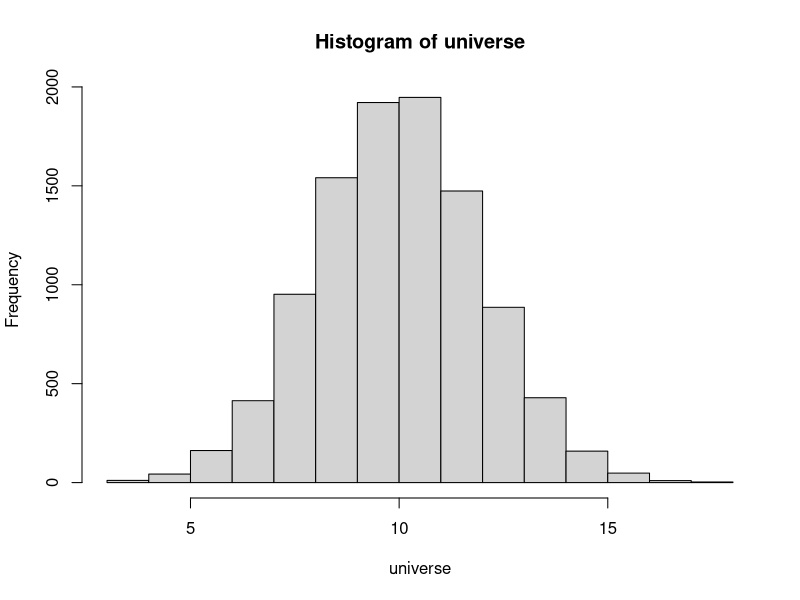
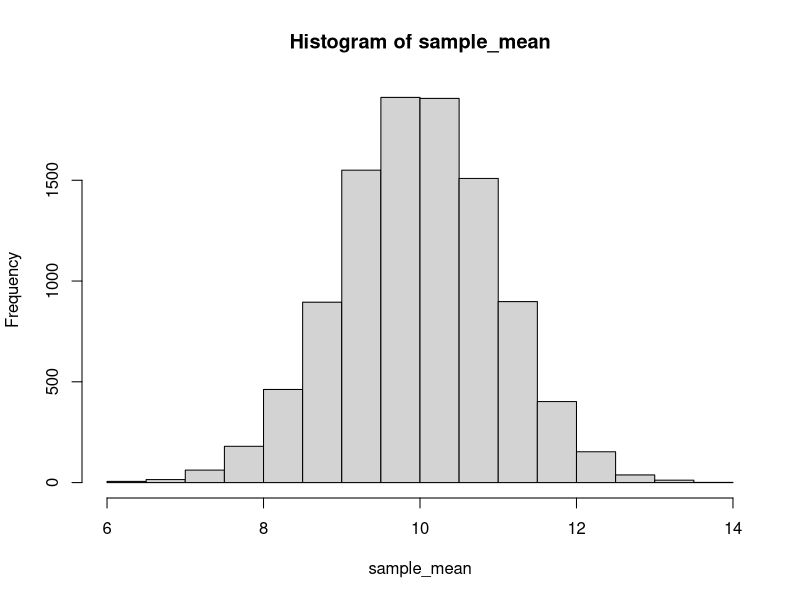
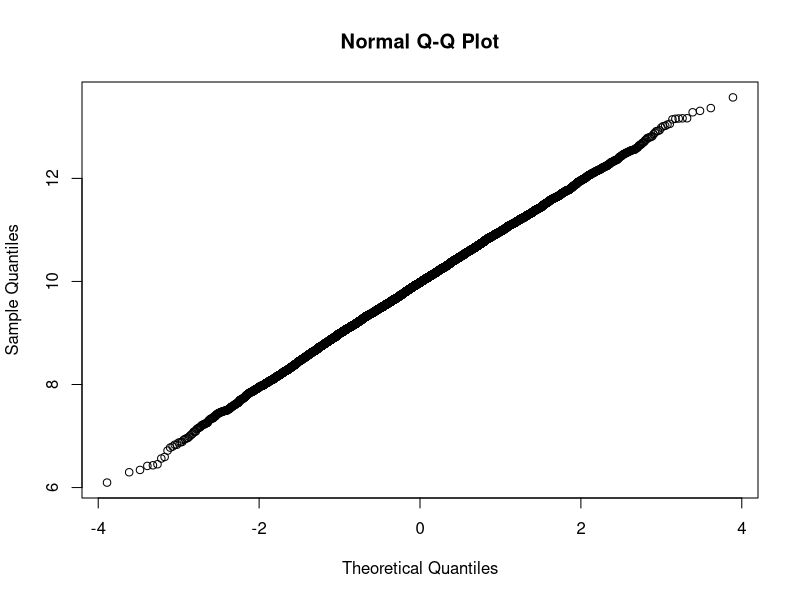
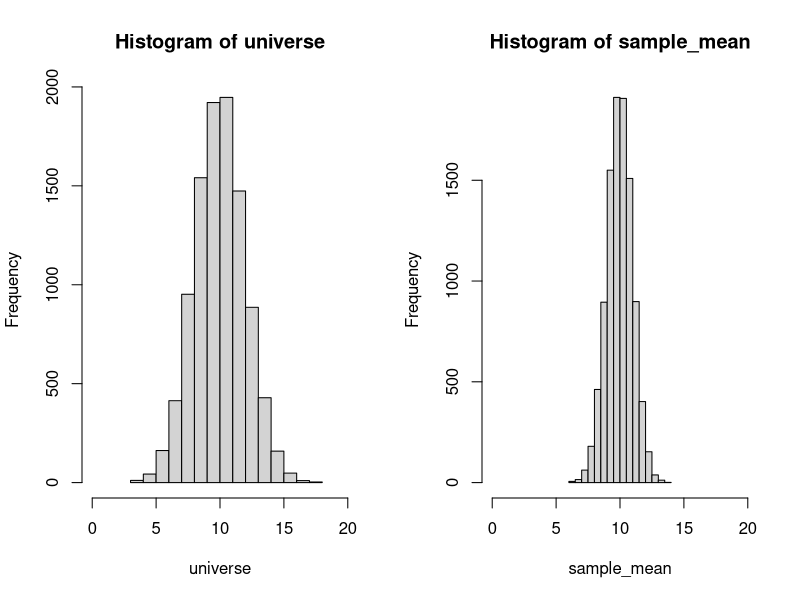
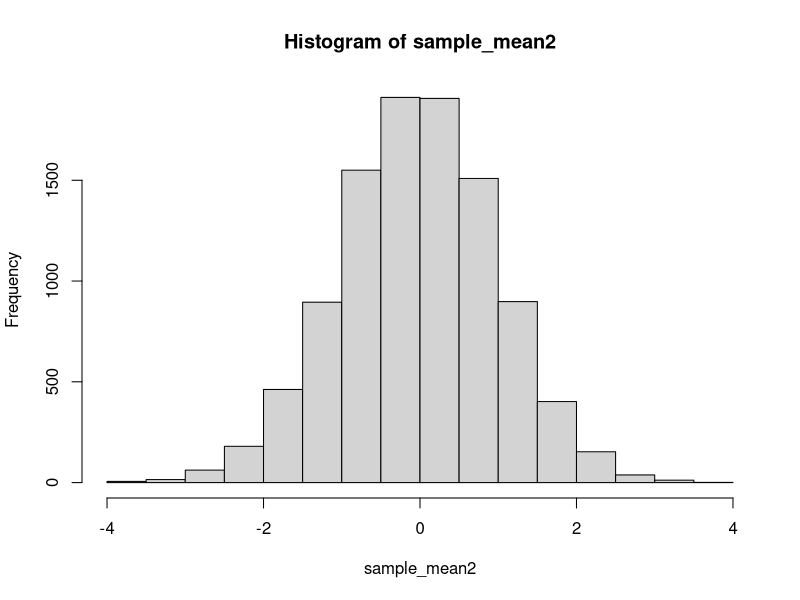
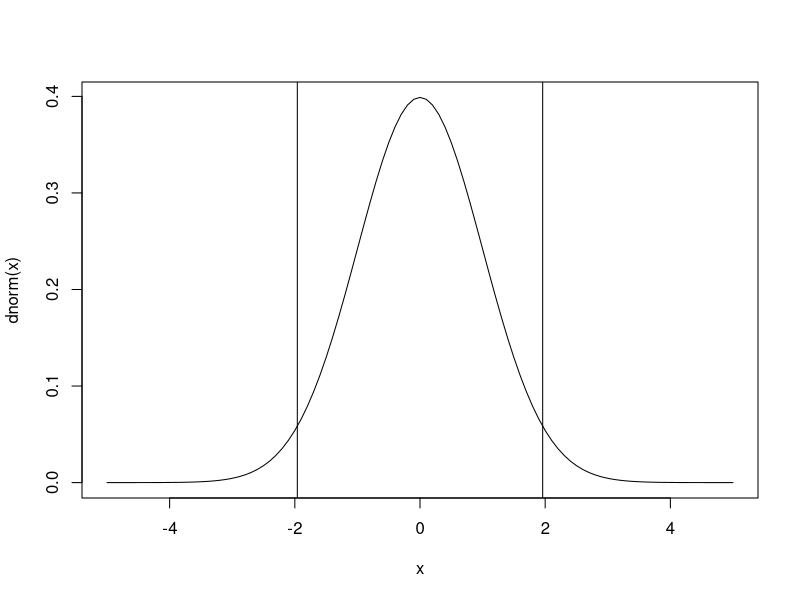
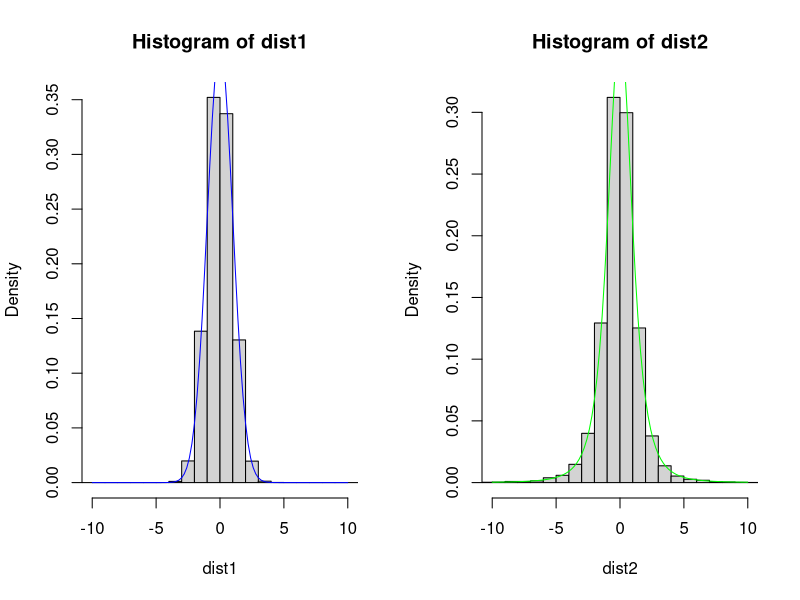
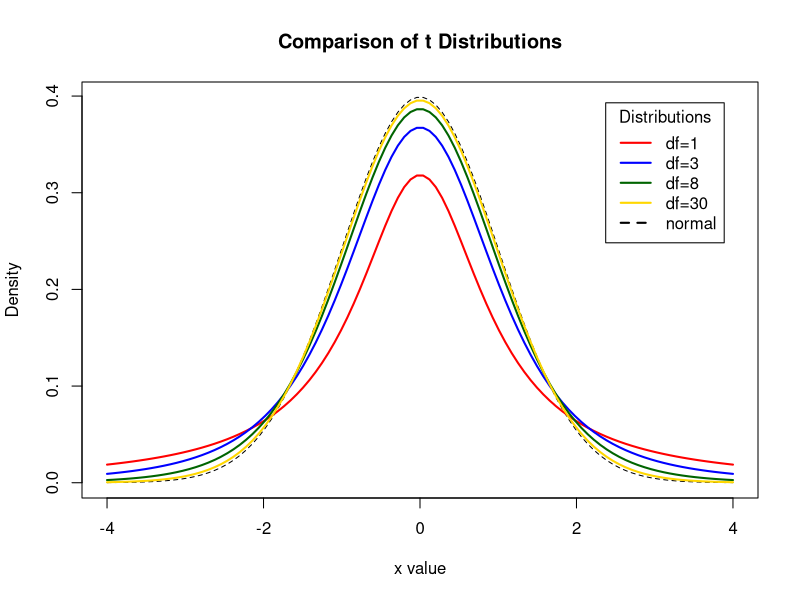

These charts were generated, in order, by the following R code:
## ---- chunk 1
size_universe=10000
mu <- 10
sigma <- 2
universe = rnorm(size_universe, mean=mu, sd=sigma)
cat("First 5 random numbers", head(universe, 5), "\n" )
## ---- chunk 2
cat("Mean of the universe:", mean(universe), "\n")
cat("Standard Deviation of the universe:", sd(universe), "\n")
hist(universe)
## ---- chunk 3
sample_size <- 4 # Sample size
my_sample <- sample(universe, sample_size)
head(my_sample) # Print the first elements of the sample on the screen
## ---- chunk 4
cat("Mean of the sample:", mean(my_sample), "\n")
cat("Standard Deviation of the sample:", sd(my_sample), "\n")
## ---- chunk 5
n_iterations <-  10000 # Number of times that we repeat
sample_mean <-  NULL
for (i in 1:n_iterations) {
    my_sample <- sample(universe, sample_size)
    x_bar <- mean(my_sample)
    sample_mean <- c(sample_mean, x_bar)
}
cat("Mean of the sampling distribution:", mean(sample_mean), "\n")
cat("Standard Deviation of the sampling distribution:", sd(sample_mean), "\n")
hist(sample_mean)
## ---- chunk 6
qqnorm(sample_mean)
## ---- chunk 7
par(mfrow = c(1, 2))
hist(universe, freq = TRUE, xlim = c(mu - 5 * sigma, mu + 5 * sigma))
hist(sample_mean, freq = TRUE, xlim = c(mu - 5 * sigma, mu + 5 * sigma))
par(mfrow = c(1, 1))
## ---- chunk 8
cat("Mean of the universe:", mean(universe), "\n")
cat("Mean of the sampling distribution:", mean(sample_mean), "\n")
## ---- chunk 9
cat("Standard Deviation of the sampling distribution:", sd(sample_mean), "\n")
cat("Theoretical value of its standard deviation:", sigma / sqrt(sample_size), "\n")
## ---- chunk 10
sample_mean2 <- (sample_mean - mu) / (sigma / sqrt(sample_size) )
cat("Mean of sample_mean2:", mean(sample_mean2), "\n")
cat("SD of sample_mean2:", sd(sample_mean2), "\n")
hist(sample_mean2)
## ---- chunk 11
alpha = 0.05
curve(dnorm(x), from = -5, to = 5)
abline(v = qnorm(alpha / 2)); abline(v = qnorm(1 -alpha / 2))
## ---- chunk 12
# Define a function for the confidence interval for estimating the mean of a normal distribution
# when we have a sample of n data points and we know the mean sigma of the universe
conf.int.z <- function(xbar, sigma, n, alpha) {
    
    d <- qnorm(1 - alpha / 2) * sigma / sqrt(n) 
    
    cat("With", 1-alpha, "certainty the mean mu lies between", xbar, "+/-", d,  "\n")
    cat("With", 1-alpha, "certainty the mean mu lies between", xbar -d, "and", xbar + d, "\n")

    return(d)
    
}


# Test the function. Example 10.4, Dürr, Meyer.
conf.int.z(xbar = 80.50, sigma = 2.2, n = 40, alpha = 0.05)

## ---- chunk 13
n_iterations <-  10000 # Number of times that we repeat
dist1 <-  NULL
dist2 <- NULL
for (i in 1:n_iterations) {
    my_sample <- sample(universe, sample_size)
    x_bar <- mean(my_sample)
    S <- sd(my_sample)
    d1 <- (x_bar - mu) / (sigma / sqrt(sample_size) )
    dist1 <- c(dist1, d1)
    d2 <- (x_bar - mu) / (S / sqrt(sample_size) )
    dist2 <- c(dist2, d2)
}
#cat("Mean of the sampling distribution:", mean(sample_mean), "\n")
#cat("Standard Deviation of the sampling distribution:", sd(sample_mean), "\n")
par(mfrow = c(1, 2))
hist(dist1, freq = F, xlim = c(-10, 10), breaks = seq(-100, 100))
curve(dnorm, add = T, col = "blue")
hist(dist2, freq = F, xlim = c(-10, 10), breaks = seq(-100, 100))
curve(dt(x, df = sample_size -1), col = "green", add = T)
par(mfrow = c(1, 1))
sd(dist1)
sd(dist2)

## ---- chunk 14

x <- seq(-4, 4, length=100)
hx <- dnorm(x)

degf <- c(1, 3, 8, 30)
colors <- c("red", "blue", "darkgreen", "gold", "black")
labels <- c("df=1", "df=3", "df=8", "df=30", "normal")

plot(x, hx, type="l", lty=2, xlab="x value",
     ylab="Density", main="Comparison of t Distributions")

for (i in 1:4){
  lines(x, dt(x,degf[i]), lwd=2, col=colors[i])
}

legend("topright", inset=.05, title="Distributions",
       labels, lwd=2, lty=c(1, 1, 1, 1, 2), col=colors)

## ---- chunk 15
conf.int.t <- function(xbar, S, n, alpha) {

    
    d <- qt(1 - alpha / 2, n - 1) * S / sqrt(n) 
    
    cat("With", 1-alpha, "certainty the mean mu lies between", xbar, "+/-", d,  "\n")
    cat("With", 1-alpha, "certainty the mean mu lies between", xbar -d, "and", xbar + d, "\n")
    
    return(d)
    
}

# Test the function
conf.int.t(xbar = 10, S = 2, n = 4, alpha = 0.05)
## ---- chunk 16
conf.int.z(xbar = 10, sigma = 2, n = 4, alpha = 0.05)
